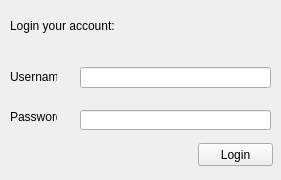
<?xml version="1.0" encoding="UTF-8"?>
<ui version="4.0">
 <class>LoginForm</class>
 <widget class="QWidget" name="LoginForm">
  <property name="geometry">
   <rect>
    <x>0</x>
    <y>0</y>
    <width>281</width>
    <height>180</height>
   </rect>
  </property>
  <property name="sizePolicy">
   <sizepolicy hsizetype="Fixed" vsizetype="Fixed">
    <horstretch>0</horstretch>
    <verstretch>0</verstretch>
   </sizepolicy>
  </property>
  <property name="minimumSize">
   <size>
    <width>281</width>
    <height>180</height>
   </size>
  </property>
  <property name="maximumSize">
   <size>
    <width>281</width>
    <height>180</height>
   </size>
  </property>
  <property name="windowTitle">
   <string>Login</string>
  </property>
  <widget class="QLineEdit" name="lineEdit">
   <property name="geometry">
    <rect>
     <x>80</x>
     <y>67</y>
     <width>191</width>
     <height>21</height>
    </rect>
   </property>
  </widget>
  <widget class="QLineEdit" name="lineEdit_2">
   <property name="geometry">
    <rect>
     <x>80</x>
     <y>110</y>
     <width>191</width>
     <height>20</height>
    </rect>
   </property>
  </widget>
  <widget class="QPushButton" name="pushButton">
   <property name="geometry">
    <rect>
     <x>198</x>
     <y>143</y>
     <width>75</width>
     <height>23</height>
    </rect>
   </property>
   <property name="text">
    <string>Login</string>
   </property>
  </widget>
  <widget class="QLabel" name="label">
   <property name="geometry">
    <rect>
     <x>10</x>
     <y>70</y>
     <width>47</width>
     <height>13</height>
    </rect>
   </property>
   <property name="text">
    <string>Username</string>
   </property>
  </widget>
  <widget class="QLabel" name="label_2">
   <property name="geometry">
    <rect>
     <x>10</x>
     <y>110</y>
     <width>47</width>
     <height>13</height>
    </rect>
   </property>
   <property name="text">
    <string>Password</string>
   </property>
  </widget>
  <widget class="QLabel" name="label_3">
   <property name="geometry">
    <rect>
     <x>10</x>
     <y>10</y>
     <width>141</width>
     <height>31</height>
    </rect>
   </property>
   <property name="text">
    <string>Login your account:</string>
   </property>
  </widget>
  <widget class="QLabel" name="label_4">
   <property name="geometry">
    <rect>
     <x>10</x>
     <y>149</y>
     <width>47</width>
     <height>16</height>
    </rect>
   </property>
   <property name="text">
    <string/>
   </property>
  </widget>
 </widget>
 <resources/>
 <connections/>
</ui>
